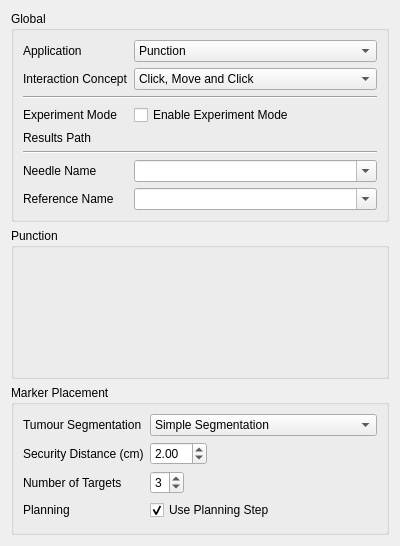
<?xml version="1.0" encoding="UTF-8"?>
<ui version="4.0">
 <class>QmitkUSNavigationCombinedSettingsWidget</class>
 <widget class="QWidget" name="QmitkUSNavigationCombinedSettingsWidget">
  <property name="geometry">
   <rect>
    <x>0</x>
    <y>0</y>
    <width>400</width>
    <height>546</height>
   </rect>
  </property>
  <property name="windowTitle">
   <string>Form</string>
  </property>
  <layout class="QVBoxLayout" name="verticalLayout">
   <item>
    <widget class="QGroupBox" name="globalGroupBox">
     <property name="title">
      <string>Global</string>
     </property>
     <layout class="QFormLayout" name="formLayout_2">
      <property name="fieldGrowthPolicy">
       <enum>QFormLayout::AllNonFixedFieldsGrow</enum>
      </property>
      <item row="0" column="0">
       <widget class="QLabel" name="applicationLabel">
        <property name="text">
         <string>Application</string>
        </property>
       </widget>
      </item>
      <item row="0" column="1">
       <widget class="QComboBox" name="applicationComboBox">
        <property name="sizePolicy">
         <sizepolicy hsizetype="Expanding" vsizetype="Fixed">
          <horstretch>0</horstretch>
          <verstretch>0</verstretch>
         </sizepolicy>
        </property>
        <item>
         <property name="text">
          <string>Punction</string>
         </property>
        </item>
        <item>
         <property name="text">
          <string>Marker Placement</string>
         </property>
        </item>
       </widget>
      </item>
      <item row="1" column="0">
       <widget class="QLabel" name="interactionConceptLabel">
        <property name="text">
         <string>Interaction Concept</string>
        </property>
       </widget>
      </item>
      <item row="1" column="1">
       <widget class="QComboBox" name="interactionConceptComboBox">
        <property name="sizePolicy">
         <sizepolicy hsizetype="Expanding" vsizetype="Fixed">
          <horstretch>0</horstretch>
          <verstretch>0</verstretch>
         </sizepolicy>
        </property>
        <item>
         <property name="text">
          <string>Click, Move and Click</string>
         </property>
        </item>
       </widget>
      </item>
      <item row="2" column="0" colspan="2">
       <widget class="Line" name="line">
        <property name="orientation">
         <enum>Qt::Horizontal</enum>
        </property>
       </widget>
      </item>
      <item row="3" column="0">
       <widget class="QLabel" name="experimentModeLabel">
        <property name="text">
         <string>Experiment Mode</string>
        </property>
       </widget>
      </item>
      <item row="3" column="1">
       <widget class="QCheckBox" name="experimentModeCheckBox">
        <property name="text">
         <string>Enable Experiment Mode</string>
        </property>
       </widget>
      </item>
      <item row="4" column="0">
       <widget class="QLabel" name="label_4">
        <property name="text">
         <string>Results Path</string>
        </property>
       </widget>
      </item>
      <item row="4" column="1">
       <widget class="ctkDirectoryButton" name="experimentResultsPathButton" native="true"/>
      </item>
      <item row="5" column="0" colspan="2">
       <widget class="Line" name="line_2">
        <property name="orientation">
         <enum>Qt::Horizontal</enum>
        </property>
       </widget>
      </item>
      <item row="6" column="0">
       <widget class="QLabel" name="label">
        <property name="text">
         <string>Needle Name</string>
        </property>
       </widget>
      </item>
      <item row="7" column="0">
       <widget class="QLabel" name="label_5">
        <property name="text">
         <string>Reference Name</string>
        </property>
       </widget>
      </item>
      <item row="6" column="1">
       <widget class="QComboBox" name="needleNameComboBox">
        <property name="editable">
         <bool>true</bool>
        </property>
       </widget>
      </item>
      <item row="7" column="1">
       <widget class="QComboBox" name="referenceNameComboBox">
        <property name="editable">
         <bool>true</bool>
        </property>
       </widget>
      </item>
     </layout>
    </widget>
   </item>
   <item>
    <widget class="QGroupBox" name="punctuationGroupBox">
     <property name="title">
      <string>Punction</string>
     </property>
     <layout class="QFormLayout" name="formLayout">
      <property name="fieldGrowthPolicy">
       <enum>QFormLayout::AllNonFixedFieldsGrow</enum>
      </property>
     </layout>
    </widget>
   </item>
   <item>
    <widget class="QGroupBox" name="markerPlacementGroupBox">
     <property name="title">
      <string>Marker Placement</string>
     </property>
     <layout class="QFormLayout" name="formLayout_3">
      <property name="fieldGrowthPolicy">
       <enum>QFormLayout::ExpandingFieldsGrow</enum>
      </property>
      <item row="0" column="0">
       <widget class="QLabel" name="tumourSegmentationLabel">
        <property name="text">
         <string>Tumour Segmentation</string>
        </property>
       </widget>
      </item>
      <item row="0" column="1">
       <widget class="QComboBox" name="tumourSegmentationComboBox">
        <property name="sizePolicy">
         <sizepolicy hsizetype="Expanding" vsizetype="Fixed">
          <horstretch>0</horstretch>
          <verstretch>0</verstretch>
         </sizepolicy>
        </property>
        <item>
         <property name="text">
          <string>Simple Segmentation</string>
         </property>
        </item>
       </widget>
      </item>
      <item row="1" column="0">
       <widget class="QLabel" name="securityDistanceLabel">
        <property name="text">
         <string>Security Distance (cm)</string>
        </property>
       </widget>
      </item>
      <item row="1" column="1">
       <widget class="QDoubleSpinBox" name="securityDistanceSpinBox">
        <property name="singleStep">
         <double>0.500000000000000</double>
        </property>
        <property name="value">
         <double>2.000000000000000</double>
        </property>
       </widget>
      </item>
      <item row="2" column="0">
       <widget class="QLabel" name="numberOfTargetsLabel">
        <property name="text">
         <string>Number of Targets</string>
        </property>
       </widget>
      </item>
      <item row="2" column="1">
       <widget class="QSpinBox" name="numberOfTargetsSpinBox">
        <property name="minimum">
         <number>1</number>
        </property>
        <property name="maximum">
         <number>4</number>
        </property>
        <property name="value">
         <number>3</number>
        </property>
       </widget>
      </item>
      <item row="3" column="0">
       <widget class="QLabel" name="planningStepUsageLabel">
        <property name="text">
         <string>Planning</string>
        </property>
       </widget>
      </item>
      <item row="3" column="1">
       <widget class="QCheckBox" name="planningStepUsageCheckBox">
        <property name="text">
         <string>Use Planning Step</string>
        </property>
        <property name="checked">
         <bool>true</bool>
        </property>
       </widget>
      </item>
     </layout>
    </widget>
   </item>
  </layout>
 </widget>
 <customwidgets>
  <customwidget>
   <class>ctkDirectoryButton</class>
   <extends>QWidget</extends>
   <header location="global">ctkDirectoryButton.h</header>
   <container>1</container>
  </customwidget>
 </customwidgets>
 <resources/>
 <connections/>
</ui>
